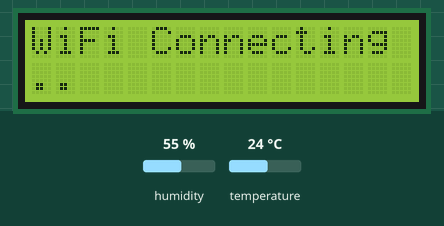
Bench run of a sketch on a simulated ESP8266 (NodeMCU). Parts: 16×2 character LCD. The inputs (shaded band) are chosen by the test bench; at power-on: humidity 55 %, temperature 24 °C. WiFi joins after 1.5 s; servers stay silent unless stated; uploads are accepted with an empty reply.

Above: at 1.1 s.
At 1.7 s:
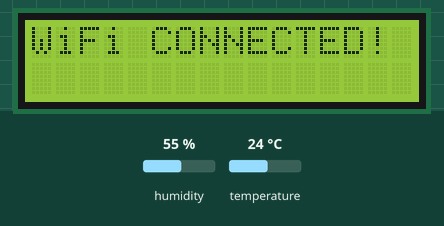
At 2.7 s:
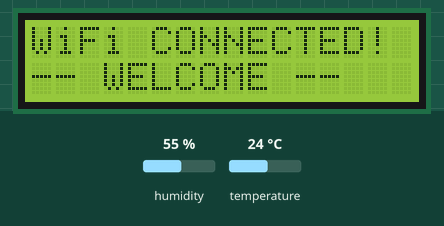
At 4.7 s:
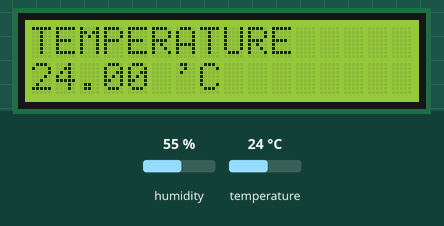
At 6.7 s:
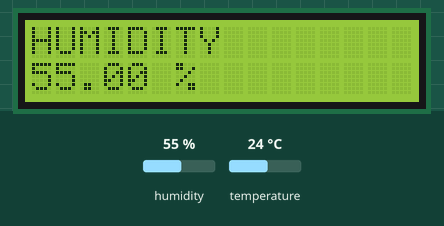
At 29.7 s:
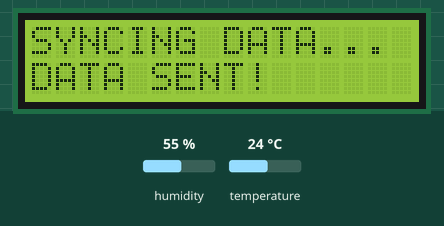

Measured:
- what the display in image 0 shows lasts 0.5 s, from 1.1 s to 1.6 s
- what the display in image 1 shows lasts 1.0 s, from 1.6 s to 2.6 s
- what the display in image 2 shows lasts 2.1 s, from 2.6 s to 4.7 s
- what the display in image 4 shows lasts 2.2 s, from 6.7 s to 8.9 s
- what the display in image 5 shows lasts 10.1 s, from 29.6 s to 39.7 s

The sketch:

Arduino_Code.ino
```cpp
// Update this file in your Arduino IDE
#include <ESP8266WiFi.h>
#include <ESP8266HTTPClient.h>
#include <WiFiClientSecure.h>
#include <DHT.h>
#include <Wire.h>
#include <LiquidCrystal_I2C.h>

// --- CONFIGURATION ---
const char* ssid = "YOUR_WIFI_SSID";
const char* password = "YOUR_WIFI_PASSWORD";

// Use your actual App URL from the browser address bar (without the trailing slash)
const char* serverUrl = "https://ais-pre-pdgtmb6cobgqdojacn2oe7-37659524039.asia-east1.run.app";

#define DHTPIN D5
#define DHTTYPE DHT11
DHT dht(DHTPIN, DHTTYPE);

LiquidCrystal_I2C lcd(0x27, 16, 2);

void setup() {
  Serial.begin(115200);
  dht.begin();
  lcd.init();
  lcd.backlight();

  // FIXED: Shorter message for 16x2 LCD
  lcd.setCursor(0, 0);
  lcd.print("WiFi Connecting");
  lcd.setCursor(0, 1); // Move to second line for dots

  WiFi.begin(ssid, password);
  int count = 0;
  while (WiFi.status() != WL_CONNECTED) {
    delay(500);
    lcd.print(".");
    count++;
    if(count > 15) { lcd.setCursor(0, 1); lcd.print("                "); lcd.setCursor(0, 1); count = 0; }
  }

  lcd.clear();
  lcd.print("WiFi CONNECTED!");
  delay(1000);
  lcd.setCursor(0, 1);
  lcd.print("-- WELCOME --");
  delay(2000);
}

void loop() {
  float h = dht.readHumidity();
  float t = dht.readTemperature();

  if (isnan(h) || isnan(t)) return;

  // 1. Temp Display
  lcd.clear();
  lcd.print("TEMPERATURE");
  lcd.setCursor(0, 1);
  lcd.print(String(t) + " 'C");
  delay(2000);

  // 2. Humidity Display
  lcd.clear();
  lcd.print("HUMIDITY");
  lcd.setCursor(0, 1);
  lcd.print(String(h) + " %");
  delay(2000);

  // 3. Fetch LCD Text from Web Dashboard
  String lcdMsg = fetchLcdText();
  lcd.clear();
  lcd.print("SISTec DISPLAY");
  lcd.setCursor(0, 1);
  lcd.print(lcdMsg);
  delay(3000);

  // 4. Send Data to Firestore Cloud
  sendSensorData(t, h);
  delay(10000); // Wait 10 seconds before next loop
}

String fetchLcdText() {
  WiFiClientSecure client;
  client.setInsecure();
  HTTPClient http;
  http.begin(client, String(serverUrl) + "/api/lcd");
  int httpCode = http.GET();
  String payload = (httpCode == 200) ? http.getString() : "Sync Error";
  http.end();
  return payload;
}

void sendSensorData(float temp, float hum) {
  WiFiClientSecure client;
  client.setInsecure();
  HTTPClient http;

  lcd.clear();
  lcd.print("SYNCING DATA...");

  http.begin(client, String(serverUrl) + "/api/sensor");
  http.addHeader("Content-Type", "application/json");

  String json = "{\"temp\":" + String(temp) + ",\"hum\":" + String(hum) + "}";
  int httpCode = http.POST(json);

  lcd.setCursor(0, 1);
  if (httpCode == 200) lcd.print("DATA SENT!");
  else lcd.print("SERVER ERR: " + String(httpCode));

  http.end();
}
```
